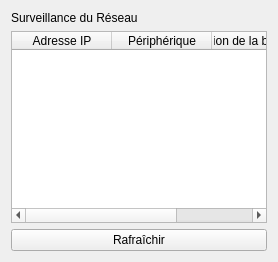
<?xml version="1.0" encoding="UTF-8"?>
<ui version="4.0">
 <class>NetworkMonitor</class>
 <widget class="QWidget" name="NetworkMonitor">
  <layout class="QVBoxLayout" name="verticalLayout">
   <item>
    <widget class="QLabel" name="networkMonitorTitle">
     <property name="text">
      <string>Surveillance du Réseau</string>
     </property>
    </widget>
   </item>
   <item>
    <widget class="QTableWidget" name="deviceTable">
     <column>
      <property name="text">
       <string>Adresse IP</string>
      </property>
     </column>
     <column>
      <property name="text">
       <string>Périphérique</string>
      </property>
     </column>
     <column>
      <property name="text">
       <string>Utilisation de la bande passante</string>
      </property>
     </column>
    </widget>
   </item>
   <item>
    <widget class="QPushButton" name="refreshButton">
     <property name="text">
      <string>Rafraîchir</string>
     </property>
    </widget>
   </item>
  </layout>
 </widget>
 <resources/>
 <connections/>
</ui>
